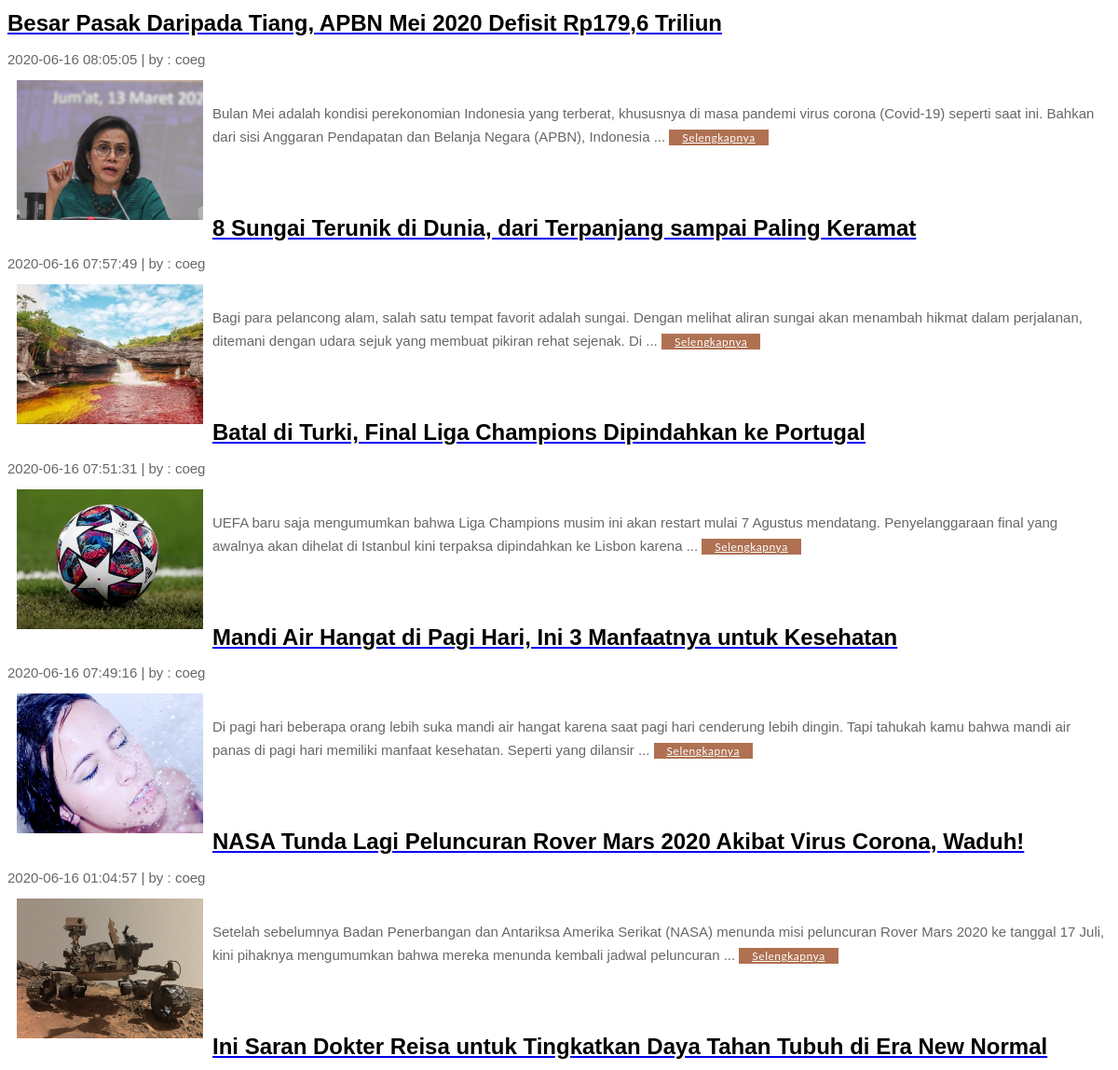
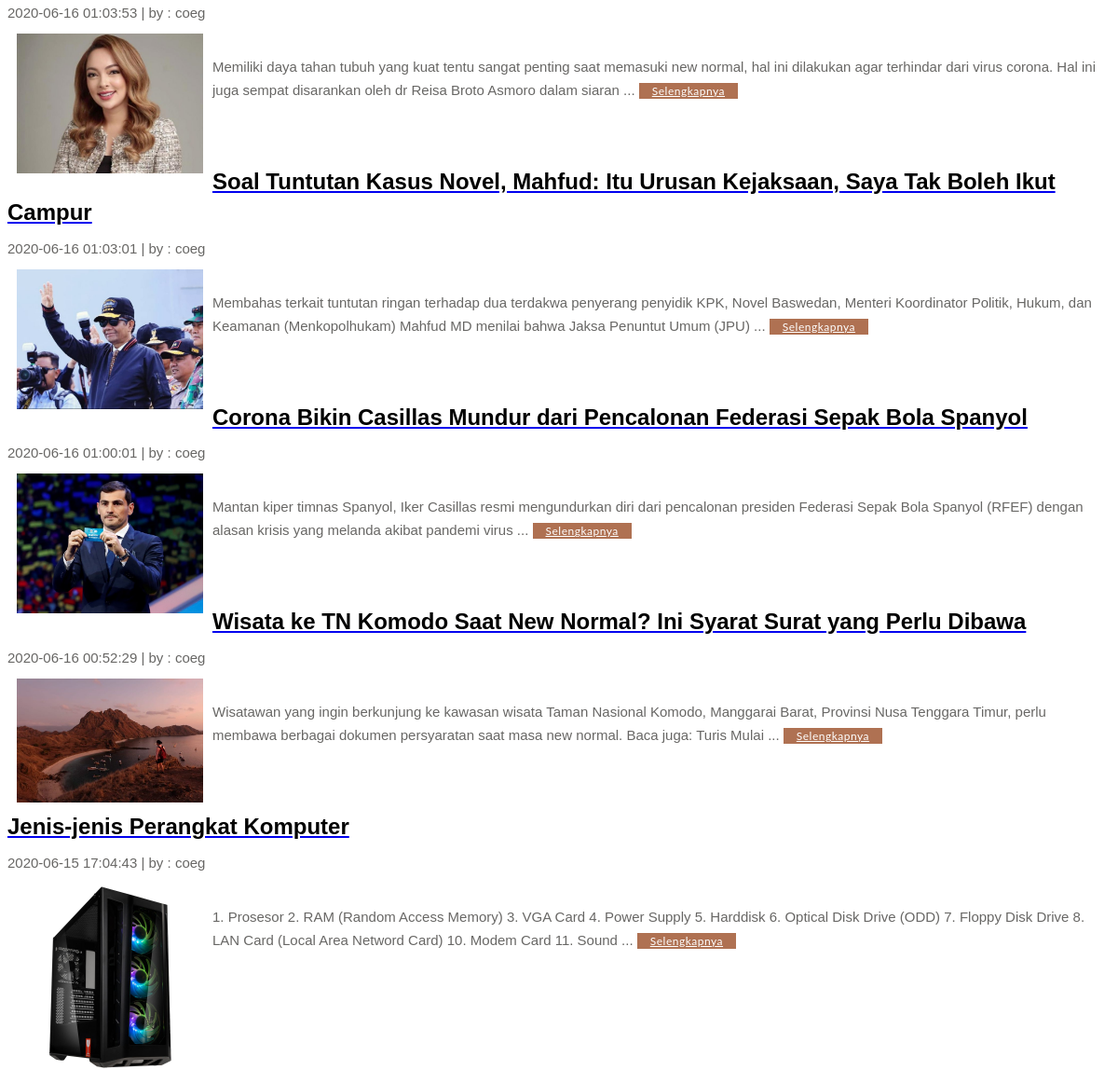
Screenshot of /main.php with the database file from the repository (2 pictures, top to bottom).
### tables this page shows
CREATE TABLE `berita` (
  `id_berita` int(11) NOT NULL,
  `id_kategori` int(11) NOT NULL,
  `id_user` int(11) NOT NULL,
  `judul` varchar(255) NOT NULL,
  `isi_berita` text NOT NULL,
  `gambar` varchar(100) NOT NULL,
  `tgl_posting` timestamp NOT NULL DEFAULT current_timestamp() ON UPDATE current_timestamp()
);

CREATE TABLE `user` (
  `id` int(11) NOT NULL,
  `username` varchar(50) NOT NULL,
  `password` varchar(50) NOT NULL,
  `level` varchar(50) NOT NULL
);

### main.php (the view, shortened to what this page needs)
<!DOCTYPE html>
<html>
<head>
	 <link rel="stylesheet" href="assets/css/themes.css">
</head>
<body>
	<div class="blog-post">
		<?php
			include "admin/koneksi.php";
			if($_GET['module'] ==''){
				$terkini = mysqli_query($koneksi,"SELECT * FROM berita ORDER BY id_berita DESC");
				while($t=mysqli_fetch_array($terkini)){
					$u = mysqli_query($koneksi,"SELECT * FROM user WHERE id='$t[id_user]'");
					$nu=mysqli_fetch_array($u);
					echo "<a href=?module=detailberita&id=$t[id_berita]><h2 class='blog-post-title'>$t[judul]</h2></a>";
					echo "<p class='blog-post-meta'>$t[tgl_posting] | by : $nu[username]</p>";
					if($t['gambar']!=''){
						echo "<img src='admin/foto_berita/$t[gambar]' width=200 height=100 hspace=10 border=0 align=left>";
					}
					$isi_berita = htmlentities(strip_tags($t['isi_berita']));
					$isi = substr($isi_berita, 0,210);
					$isi = substr($isi_berita, 0,strrpos($isi," "));
					echo "<p><br>$isi ... <a class=btn href=?module=detailberita&id=$t[id_berita]>Selengkapnya</a> <br><hr color=white><br><br></p>";
				}
			}
			elseif($_GET['module'] =='b_terbaru'){
                $sebelum = mysqli_query($koneksi,"SELECT * FROM berita ORDER BY id_berita DESC LIMIT 5");
                while($s=mysqli_fetch_array($sebelum)){
                echo "<p><a href=?module=detailberita&id=$s[id_berita]>$s[judul]</a></p>";
                    }
			}
		?>
	</div>
</body>
</html>

### assets/css/themes.css (style rules this page uses)
a { -webkit-transition: all .25s ease; -moz-transition: all .25s ease; -ms-transition: all .25s ease; -o-transition: all .25s ease; transition: all .25s ease; }
h1, h2, h3, h4, h5, h6 { color: #000; font-family: 'Poppins', sans-serif; font-weight: 700; line-height: 1.4; margin: 0; padding: 0; }
img { height: auto; max-width: 100%; }
p { color: #686765; font-family: 'Raleway', sans-serif; font-size: 15px; line-height: 24px; margin: 10px 0; }
.btn { background: #af7152; border: 1px solid #af7152; border-radius: 0; box-shadow: none; color: #fff; font-family: 'Lato', sans-serif; font-size: 12px; font-weight: 400; height: inherit; letter-spacing: 0.5px; line-height: 28px; padding: 0 13px; text-transform: capitalize; }

### rows the page displays
berita: judul "Besar Pasak Daripada Tiang, APBN Mei 2020 Defisit Rp179,6 Triliun", tgl_posting "2020-06-16 08:05:05", id_user.username "coeg", gambar (picture), isi_berita "Bulan Mei adalah kondisi perekonomian Indonesia yang terberat, khususnya di masa pandemi virus corona (Covid-19) seperti saat ini. Bahkan dari sisi Anggaran Pendapatan dan Belanja Negara (APBN), Indonesia"
berita: judul "8 Sungai Terunik di Dunia, dari Terpanjang sampai Paling Keramat", tgl_posting "2020-06-16 07:57:49", id_user.username "coeg", gambar (picture), isi_berita "Bagi para pelancong alam, salah satu tempat favorit adalah sungai. Dengan melihat aliran sungai akan menambah hikmat dalam perjalanan, ditemani dengan udara sejuk yang membuat pikiran rehat sejenak. Di"
berita: judul "Batal di Turki, Final Liga Champions Dipindahkan ke Portugal", tgl_posting "2020-06-16 07:51:31", id_user.username "coeg", gambar (picture), isi_berita "UEFA baru saja mengumumkan bahwa Liga Champions musim ini akan restart mulai 7 Agustus mendatang. Penyelanggaraan final yang awalnya akan dihelat di Istanbul kini terpaksa dipindahkan ke Lisbon karena"
berita: judul "Mandi Air Hangat di Pagi Hari, Ini 3 Manfaatnya untuk Kesehatan", tgl_posting "2020-06-16 07:49:16", id_user.username "coeg", gambar (picture), isi_berita "Di pagi hari beberapa orang lebih suka mandi air hangat karena saat pagi hari cenderung lebih dingin. Tapi tahukah kamu bahwa mandi air panas di pagi hari memiliki manfaat kesehatan. Seperti yang dilansir"
berita: judul "NASA Tunda Lagi Peluncuran Rover Mars 2020 Akibat Virus Corona, Waduh!", tgl_posting "2020-06-16 01:04:57", id_user.username "coeg", gambar (picture), isi_berita "Setelah sebelumnya Badan Penerbangan dan Antariksa Amerika Serikat (NASA) menunda misi peluncuran Rover Mars 2020 ke tanggal 17 Juli, kini pihaknya mengumumkan bahwa mereka menunda kembali jadwal peluncuran"
berita: judul "Ini Saran Dokter Reisa untuk Tingkatkan Daya Tahan Tubuh di Era New Normal", tgl_posting "2020-06-16 01:03:53", id_user.username "coeg", gambar (picture), isi_berita "Memiliki daya tahan tubuh yang kuat tentu sangat penting saat memasuki new normal, hal ini dilakukan agar terhindar dari virus corona. Hal ini juga sempat disarankan oleh dr Reisa Broto Asmoro dalam siaran"
berita: judul "Soal Tuntutan Kasus Novel, Mahfud: Itu Urusan Kejaksaan, Saya Tak Boleh Ikut Campur", tgl_posting "2020-06-16 01:03:01", id_user.username "coeg", gambar (picture), isi_berita "Membahas terkait tuntutan ringan terhadap dua terdakwa penyerang penyidik KPK, Novel Baswedan, Menteri Koordinator Politik, Hukum, dan Keamanan (Menkopolhukam) Mahfud MD menilai bahwa Jaksa Penuntut Umum (JPU)"
berita: judul "Corona Bikin Casillas Mundur dari Pencalonan Federasi Sepak Bola Spanyol", tgl_posting "2020-06-16 01:00:01", id_user.username "coeg", gambar (picture), isi_berita "Mantan kiper timnas Spanyol, Iker Casillas resmi mengundurkan diri dari pencalonan presiden Federasi Sepak Bola Spanyol (RFEF) dengan alasan krisis yang melanda akibat pandemi virus"
berita: judul "Wisata ke TN Komodo Saat New Normal? Ini Syarat Surat yang Perlu Dibawa", tgl_posting "2020-06-16 00:52:29", id_user.username "coeg", gambar (picture), isi_berita "Wisatawan yang ingin berkunjung ke kawasan wisata Taman Nasional Komodo, Manggarai Barat, Provinsi Nusa Tenggara Timur, perlu membawa berbagai dokumen persyaratan saat masa new normal. Baca juga: Turis Mulai"
berita: judul "Jenis-jenis Perangkat Komputer", tgl_posting "2020-06-15 17:04:43", id_user.username "coeg", gambar (picture), isi_berita "1. Prosesor 2. RAM (Random Access Memory) 3. VGA Card 4. Power Supply 5. Harddisk 6. Optical Disk Drive (ODD) 7. Floppy Disk Drive 8. LAN Card (Local Area Netword Card) 10. Modem Card 11. Sound"
